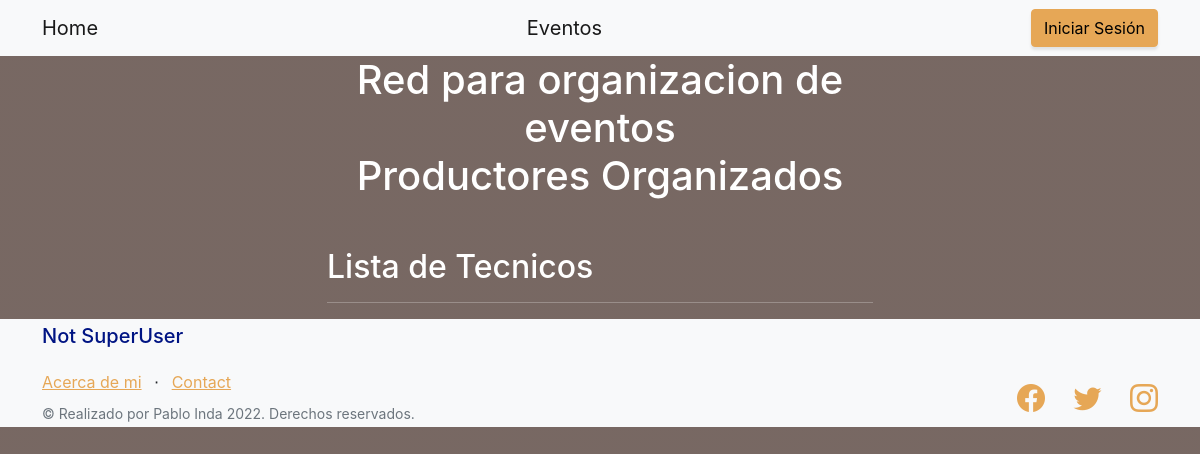
Before: /tecnico/tecnico with the older database file.
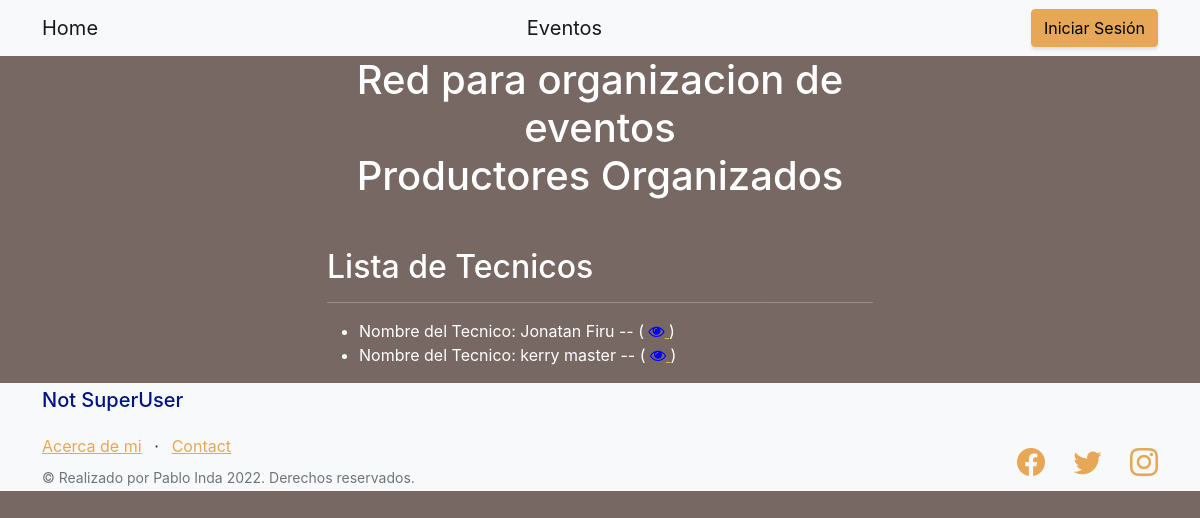
After: the same page with the newer database file.
### tecnico/models.py (models this page shows)
class Tecnico(models.Model):
    name = models.CharField(max_length=40)
    last_name = models.CharField(max_length=40)
    cuil = models.IntegerField()
    email = models.EmailField()
    def __str__(self):
        return f'Nombre del Tecnico: {self.name} {self.last_name} -- '

### tecnico/views.py (the view)
# urls.py: path('tecnico', views.TecnicoListView.as_view(), name='tecnico-list'),
class TecnicoListView(ListView):
    model = Tecnico
    template_name = "tecnico/tecnico_list.html"

### tecnico/templates/tecnico/tecnico_list.html (shortened to what this page needs)
{% extends "home/index.html" %}
{% load static %}
{% block entregafinal_content %}
<h2>Lista de Tecnicos</h2>
<hr></hr>
<ul>
    {% for tecnico in tecnico_list %}
    <li>
        {{tecnico}}
        (
            <a href="{% url 'tecnico:tecnico-detail' tecnico.id %}">
                <i class="fa fa-eye" style="color: rgb(0, 0, 255);"> </i>
            </a>
        )
    </li>
    {% endfor %}
</ul>
{% endblock %}

Changed rows visible on the page:
added Tecnico: name+last_name "Nombre del Tecnico: Jonatan Firu --"
added Tecnico: name+last_name "Nombre del Tecnico: kerry master --"
